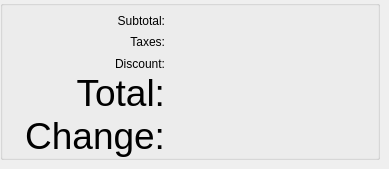
             <widget class="QWidget" name="page_10">
              <widget class="QGroupBox" name="groupTotals">
               <property name="geometry">
                <rect>
                 <x>0</x>
                 <y>0</y>
                 <width>380</width>
                 <height>160</height>
                </rect>
               </property>
               <property name="sizePolicy">
                <sizepolicy hsizetype="MinimumExpanding" vsizetype="MinimumExpanding">
                 <horstretch>0</horstretch>
                 <verstretch>0</verstretch>
                </sizepolicy>
               </property>
               <property name="minimumSize">
                <size>
                 <width>0</width>
                 <height>160</height>
                </size>
               </property>
               <property name="maximumSize">
                <size>
                 <width>380</width>
                 <height>160</height>
                </size>
               </property>
               <property name="styleSheet">
                <string notr="true"/>
               </property>
               <property name="title">
                <string/>
               </property>
               <property name="alignment">
                <set>Qt::AlignLeading|Qt::AlignLeft|Qt::AlignVCenter</set>
               </property>
               <property name="flat">
                <bool>false</bool>
               </property>
               <layout class="QGridLayout">
                <property name="leftMargin">
                 <number>0</number>
                </property>
                <property name="topMargin">
                 <number>0</number>
                </property>
                <property name="rightMargin">
                 <number>12</number>
                </property>
                <property name="bottomMargin">
                 <number>0</number>
                </property>
                <property name="spacing">
                 <number>0</number>
                </property>
                <item row="7" column="3">
                 <widget class="QLabel" name="labelTotal">
                  <property name="sizePolicy">
                   <sizepolicy hsizetype="MinimumExpanding" vsizetype="Minimum">
                    <horstretch>0</horstretch>
                    <verstretch>0</verstretch>
                   </sizepolicy>
                  </property>
                  <property name="minimumSize">
                   <size>
                    <width>0</width>
                    <height>0</height>
                   </size>
                  </property>
                  <property name="maximumSize">
                   <size>
                    <width>200</width>
                    <height>16777215</height>
                   </size>
                  </property>
                  <property name="font">
                   <font>
                    <pointsize>28</pointsize>
                   </font>
                  </property>
                  <property name="layoutDirection">
                   <enum>Qt::LeftToRight</enum>
                  </property>
                  <property name="frameShape">
                   <enum>QFrame::NoFrame</enum>
                  </property>
                  <property name="text">
                   <string/>
                  </property>
                  <property name="scaledContents">
                   <bool>true</bool>
                  </property>
                  <property name="alignment">
                   <set>Qt::AlignBottom|Qt::AlignRight|Qt::AlignTrailing</set>
                  </property>
                 </widget>
                </item>
                <item row="7" column="2">
                 <widget class="QLabel" name="labelTotalpre">
                  <property name="sizePolicy">
                   <sizepolicy hsizetype="Preferred" vsizetype="Preferred">
                    <horstretch>0</horstretch>
                    <verstretch>0</verstretch>
                   </sizepolicy>
                  </property>
                  <property name="minimumSize">
                   <size>
                    <width>0</width>
                    <height>0</height>
                   </size>
                  </property>
                  <property name="maximumSize">
                   <size>
                    <width>16777215</width>
                    <height>16777215</height>
                   </size>
                  </property>
                  <property name="font">
                   <font>
                    <pointsize>28</pointsize>
                   </font>
                  </property>
                  <property name="layoutDirection">
                   <enum>Qt::LeftToRight</enum>
                  </property>
                  <property name="frameShape">
                   <enum>QFrame::NoFrame</enum>
                  </property>
                  <property name="text">
                   <string>Total:</string>
                  </property>
                  <property name="scaledContents">
                   <bool>true</bool>
                  </property>
                  <property name="alignment">
                   <set>Qt::AlignBottom|Qt::AlignRight|Qt::AlignTrailing</set>
                  </property>
                  <property name="indent">
                   <number>0</number>
                  </property>
                 </widget>
                </item>
                <item row="3" column="2">
                 <widget class="QLabel" name="lblSaleTaxesPre">
                  <property name="text">
                   <string>Taxes:</string>
                  </property>
                  <property name="alignment">
                   <set>Qt::AlignBottom|Qt::AlignRight|Qt::AlignTrailing</set>
                  </property>
                 </widget>
                </item>
                <item row="8" column="2">
                 <widget class="QLabel" name="labelChangepre">
                  <property name="sizePolicy">
                   <sizepolicy hsizetype="Preferred" vsizetype="Preferred">
                    <horstretch>0</horstretch>
                    <verstretch>0</verstretch>
                   </sizepolicy>
                  </property>
                  <property name="minimumSize">
                   <size>
                    <width>0</width>
                    <height>0</height>
                   </size>
                  </property>
                  <property name="maximumSize">
                   <size>
                    <width>16777215</width>
                    <height>16777215</height>
                   </size>
                  </property>
                  <property name="font">
                   <font>
                    <pointsize>28</pointsize>
                   </font>
                  </property>
                  <property name="layoutDirection">
                   <enum>Qt::LeftToRight</enum>
                  </property>
                  <property name="frameShape">
                   <enum>QFrame::NoFrame</enum>
                  </property>
                  <property name="lineWidth">
                   <number>1</number>
                  </property>
                  <property name="text">
                   <string>Change:</string>
                  </property>
                  <property name="scaledContents">
                   <bool>true</bool>
                  </property>
                  <property name="alignment">
                   <set>Qt::AlignBottom|Qt::AlignRight|Qt::AlignTrailing</set>
                  </property>
                  <property name="margin">
                   <number>0</number>
                  </property>
                  <property name="indent">
                   <number>0</number>
                  </property>
                 </widget>
                </item>
                <item row="8" column="3">
                 <widget class="QLabel" name="labelChange">
                  <property name="sizePolicy">
                   <sizepolicy hsizetype="MinimumExpanding" vsizetype="Minimum">
                    <horstretch>0</horstretch>
                    <verstretch>0</verstretch>
                   </sizepolicy>
                  </property>
                  <property name="minimumSize">
                   <size>
                    <width>0</width>
                    <height>0</height>
                   </size>
                  </property>
                  <property name="maximumSize">
                   <size>
                    <width>200</width>
                    <height>16777215</height>
                   </size>
                  </property>
                  <property name="font">
                   <font>
                    <pointsize>28</pointsize>
                   </font>
                  </property>
                  <property name="layoutDirection">
                   <enum>Qt::LeftToRight</enum>
                  </property>
                  <property name="frameShape">
                   <enum>QFrame::NoFrame</enum>
                  </property>
                  <property name="text">
                   <string/>
                  </property>
                  <property name="scaledContents">
                   <bool>true</bool>
                  </property>
                  <property name="alignment">
                   <set>Qt::AlignBottom|Qt::AlignRight|Qt::AlignTrailing</set>
                  </property>
                 </widget>
                </item>
                <item row="3" column="3">
                 <widget class="QLabel" name="lblSaleTaxes">
                  <property name="sizePolicy">
                   <sizepolicy hsizetype="MinimumExpanding" vsizetype="Minimum">
                    <horstretch>0</horstretch>
                    <verstretch>0</verstretch>
                   </sizepolicy>
                  </property>
                  <property name="maximumSize">
                   <size>
                    <width>200</width>
                    <height>16777215</height>
                   </size>
                  </property>
                  <property name="text">
                   <string/>
                  </property>
                  <property name="scaledContents">
                   <bool>false</bool>
                  </property>
                  <property name="alignment">
                   <set>Qt::AlignBottom|Qt::AlignRight|Qt::AlignTrailing</set>
                  </property>
                 </widget>
                </item>
                <item row="5" column="3">
                 <widget class="QLabel" name="labelTotalDiscount">
                  <property name="sizePolicy">
                   <sizepolicy hsizetype="MinimumExpanding" vsizetype="Minimum">
                    <horstretch>0</horstretch>
                    <verstretch>0</verstretch>
                   </sizepolicy>
                  </property>
                  <property name="maximumSize">
                   <size>
                    <width>200</width>
                    <height>16777215</height>
                   </size>
                  </property>
                  <property name="text">
                   <string/>
                  </property>
                  <property name="scaledContents">
                   <bool>true</bool>
                  </property>
                  <property name="alignment">
                   <set>Qt::AlignBottom|Qt::AlignRight|Qt::AlignTrailing</set>
                  </property>
                 </widget>
                </item>
                <item row="5" column="2">
                 <widget class="QLabel" name="labelTotalDiscountpre">
                  <property name="text">
                   <string>Discount:</string>
                  </property>
                  <property name="alignment">
                   <set>Qt::AlignBottom|Qt::AlignRight|Qt::AlignTrailing</set>
                  </property>
                 </widget>
                </item>
                <item row="2" column="3">
                 <widget class="QLabel" name="lblSubtotal">
                  <property name="sizePolicy">
                   <sizepolicy hsizetype="MinimumExpanding" vsizetype="Minimum">
                    <horstretch>0</horstretch>
                    <verstretch>0</verstretch>
                   </sizepolicy>
                  </property>
                  <property name="maximumSize">
                   <size>
                    <width>200</width>
                    <height>16777215</height>
                   </size>
                  </property>
                  <property name="text">
                   <string/>
                  </property>
                  <property name="textFormat">
                   <enum>Qt::AutoText</enum>
                  </property>
                  <property name="scaledContents">
                   <bool>false</bool>
                  </property>
                  <property name="alignment">
                   <set>Qt::AlignBottom|Qt::AlignRight|Qt::AlignTrailing</set>
                  </property>
                 </widget>
                </item>
                <item row="2" column="2">
                 <widget class="QLabel" name="lblSubtotalPre">
                  <property name="text">
                   <string>Subtotal:</string>
                  </property>
                  <property name="alignment">
                   <set>Qt::AlignBottom|Qt::AlignRight|Qt::AlignTrailing</set>
                  </property>
                 </widget>
                </item>
               </layout>
              </widget>
             </widget>
